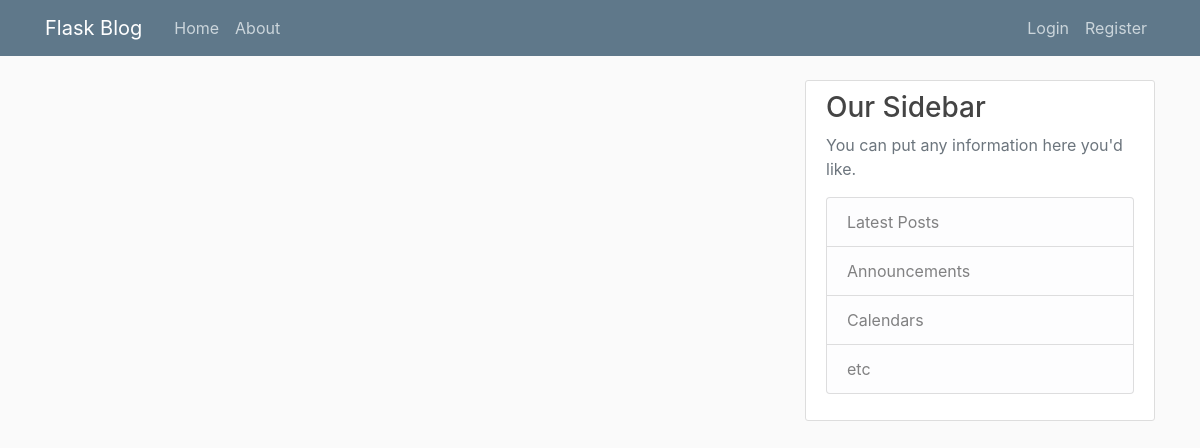
The app's page /home, older data.
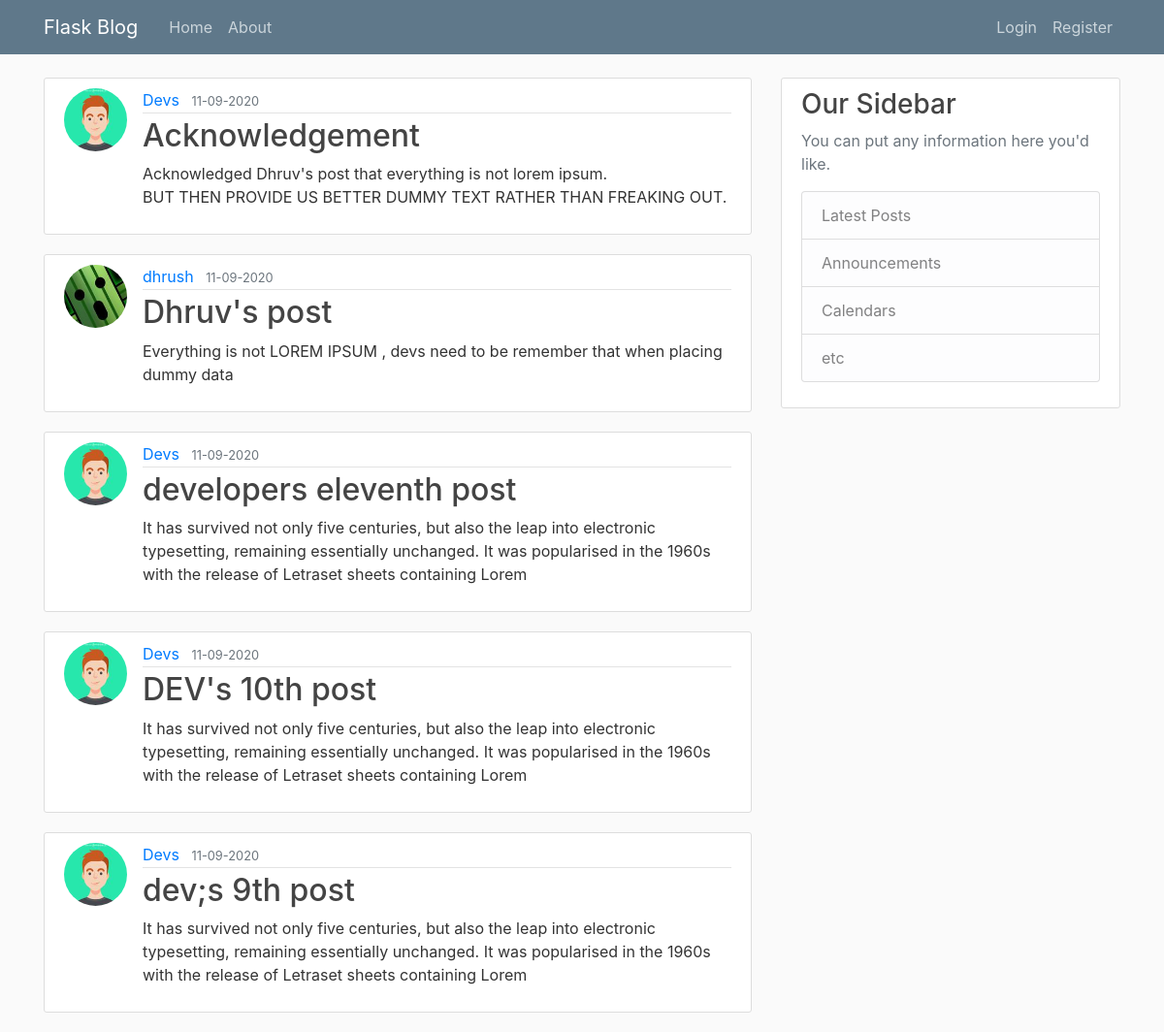
The same page, newer data.
### flaskblog/models.py (models this page shows, shortened)
class Post(db.Model):
    id = db.Column(db.Integer, primary_key = True)
    title =  db.Column(db.String(100), nullable = False)
    date_posted = db.Column(db.DateTime, nullable = False, default = datetime.utcnow)
    content = db.Column(db.Text, nullable = False)
    user_id = db.Column(db.Integer, db.ForeignKey('user.id'), nullable = False)

class User(db.Model, UserMixin):
    id = db.Column(db.Integer, primary_key = True)
    username = db.Column(db.String(20), unique = True, nullable = False)
    email = db.Column(db.String(120), unique = True, nullable = False)
    image_file = db.Column(db.String(20), nullable = False, default = 'default.jpg')
    password = db.Column(db.String(60), nullable = False)
    posts = db.relationship('Post', backref = 'author', lazy = True)

### flaskblog/main/routes.py (the view)
@main.route("/")
@main.route("/home")
def home():
    page = request.args.get('page', 1, type=int)
    posts = Post.query.order_by(Post.date_posted.desc()).paginate(page=page, per_page=5)
    return render_template('home.html', posts=posts)

### flaskblog/templates/home.html
{% extends "layout.html" %}
{% block content %}
    {% for post in posts.items %}
        <article class="media content-section">
            <img class="rounded-circle article-img" src="{{ url_for('static', filename='profile_pics/'+post.author.image_file) }}" alt="">
            <div class="media-body">
            <div class="article-metadata">
                <a class="mr-2" href="#">{{ post.author.username }}</a>
                <small class="text-muted">{{ post.date_posted.strftime('%d-%m-%Y') }}</small>
            </div>
            <h2><a class="article-title" href="{{ url_for('post', post_id=post.id) }}">{{ post.title }}</a></h2>
            <p class="article-content">{{ post.content }}</p>
            </div>
        </article>
    {% endfor %}
{% endblock content %}

### flaskblog/templates/layout.html (shortened to what this page needs)
<!DOCTYPE html>
<html lang="en">
<head>
    <link rel="stylesheet" href="https://stackpath.bootstrapcdn.com/bootstrap/4.5.2/css/bootstrap.min.css">
    <link rel="stylesheet" type="text/css" href="{{ url_for('static', filename='main.css') }}">
</head>
<body>
    <header class="site-header">
        <nav class="navbar navbar-expand-md navbar-dark bg-steel fixed-top">
          <div class="container">
            <a class="navbar-brand mr-4" href="/">Flask Blog</a>
            <div class="collapse navbar-collapse" id="navbarToggle">
              <div class="navbar-nav mr-auto">
                <a class="nav-item nav-link" href="{{url_for('main.home')}}">Home</a>
                <a class="nav-item nav-link" href="{{url_for('main.about')}}">About</a>
              </div>
              <div class="navbar-nav">
                {% if current_user.is_authenticated %}
                  <a class="nav-item nav-link" href="{{url_for('posts.new_post')}}">Create Post</a>
                  <a class="nav-item nav-link" href="{{url_for('users.account')}}">Account</a>
                  <a class="nav-item nav-link" href="{{url_for('users.logout')}}">Logout</a>
                {% else %}
                  <a class="nav-item nav-link" href="{{url_for('users.login')}}">Login</a>
                  <a class="nav-item nav-link" href="{{url_for('users.register')}}">Register</a>
                {% endif %}
              </div>
            </div>
          </div>
        </nav>
    </header>
    <main role="main" class="container">
        <div class="row">
          <div class="col-md-8">
                {% block content %}{% endblock %}
          </div>
          <div class="col-md-4">
            <div class="content-section">
              <h3>Our Sidebar</h3>
              <p class='text-muted'>You can put any information here you'd like.
                <ul class="list-group">
                  <li class="list-group-item list-group-item-light">Latest Posts</li>
                  <li class="list-group-item list-group-item-light">Announcements</li>
                  <li class="list-group-item list-group-item-light">Calendars</li>
                  <li class="list-group-item list-group-item-light">etc</li>
                </ul>
              </p>
            </div>
          </div>
        </div>
    </main>
</body>
</html>

### flaskblog/static/main.css (style rules this page uses)
body { background: #fafafa; color: #333333; margin-top: 5rem; }
h1, h2, h3, h4, h5, h6 { color: #444444; }
.bg-steel { background-color: #5f788a; }
.site-header .navbar-nav .nav-link { color: #cbd5db; }
.content-section { background: #ffffff; padding: 10px 20px; border: 1px solid #dddddd; border-radius: 3px; margin-bottom: 20px; }
.article-title { color: #444444; }
.article-content { white-space: pre-line; }
.article-img { height: 65px; width: 65px; margin-right: 16px; }
.article-metadata { padding-bottom: 1px; margin-bottom: 4px; border-bottom: 1px solid #e3e3e3 }

Row changes from the older to the newer data that the page shows:
added Post: image_file (picture), author.username "Devs", date_posted "11-09-2020", title "Acknowledgement", content "Acknowledged Dhruv's post that everything is not lorem ipsum. BUT THEN PROVIDE US BETTER DUMMY TEXT RATHER THAN FREAKING OUT."
added Post: image_file (picture), author.username "dhrush", date_posted "11-09-2020", title "Dhruv's post", content "Everything is not LOREM IPSUM , devs need to be remember that when placing dummy data"
added Post: image_file (picture), author.username "Devs", date_posted "11-09-2020", title "developers eleventh post", content "It has survived not only five centuries, but also the leap into electronic typesetting, remaining essentially unchanged. It was popularised in the 1960s with the release of Letraset sheets containing Lorem"
added Post: image_file (picture), author.username "Devs", date_posted "11-09-2020", title "DEV's 10th post", content "It has survived not only five centuries, but also the leap into electronic typesetting, remaining essentially unchanged. It was popularised in the 1960s with the release of Letraset sheets containing Lorem"
added Post: image_file (picture), author.username "Devs", date_posted "11-09-2020", title "dev;s 9th post", content "It has survived not only five centuries, but also the leap into electronic typesetting, remaining essentially unchanged. It was popularised in the 1960s with the release of Letraset sheets containing Lorem"
